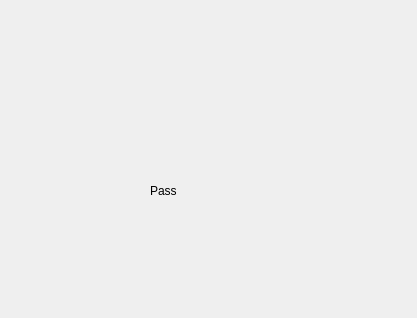
<?xml version="1.0" encoding="UTF-8"?>
<ui version="4.0">
 <class>Form</class>
 <widget class="QWidget" name="Form">
  <property name="geometry">
   <rect>
    <x>0</x>
    <y>0</y>
    <width>417</width>
    <height>318</height>
   </rect>
  </property>
  <property name="windowTitle">
   <string>Form</string>
  </property>
  <widget class="QLabel" name="label">
   <property name="geometry">
    <rect>
     <x>150</x>
     <y>160</y>
     <width>121</width>
     <height>61</height>
    </rect>
   </property>
   <property name="text">
    <string>Pass</string>
   </property>
   <property name="margin">
    <number>0</number>
   </property>
   <property name="indent">
    <number>-1</number>
   </property>
  </widget>
 </widget>
 <resources/>
 <connections/>
</ui>
